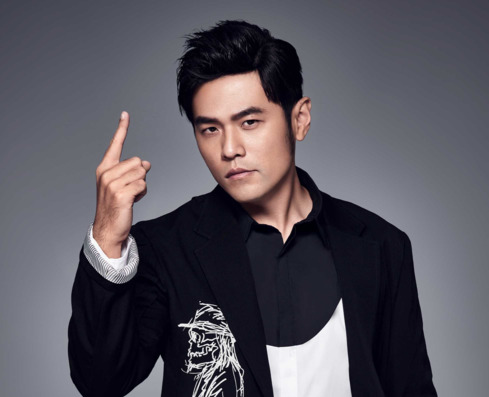
#> input picture FACE/k1.jpg, 489 x 397 px
$ python '5人脸识别.py'
#> lines starting #> are read from the running program, lines starting #| are printed output that depends on the picture; after the words box and inside, x2 and y2 are one past the last pixel; in counts of white or black regions, pixels touching at a corner belong together
#> further down, img is the input picture: shape (397, 489, 3); mean B, G, R 93.6, 84.8, 88
import cv2 as cv


# 人脸检测函数
def face_detect_demo():
    # 转换为灰度图像
    gray = cv.cvtColor(img, cv.COLOR_BGR2GRAY)
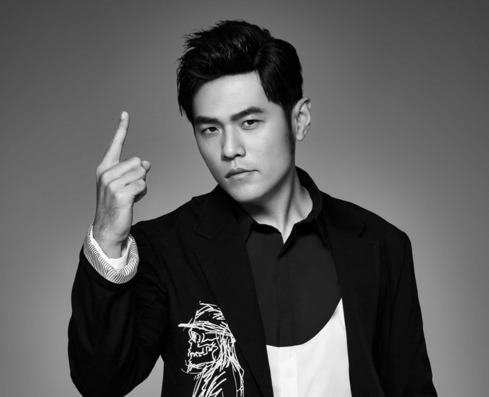
#> gray: shape (397, 489); min 0, max 255, mean 86.8

    # 加载特征数据
    face_detector = cv.CascadeClassifier(cv.data.haarcascades + 'haarcascade_frontalface_default.xml')

    # 检测人脸
    faces = face_detector.detectMultiScale(gray)
#> faces = [[175, 80, 112, 112]]
    for x, y, w, h in faces:
        cv.rectangle(img, (x, y), (x + w, y + h), color=(0, 255, 255), thickness=4)
#> this loop made 1 pass
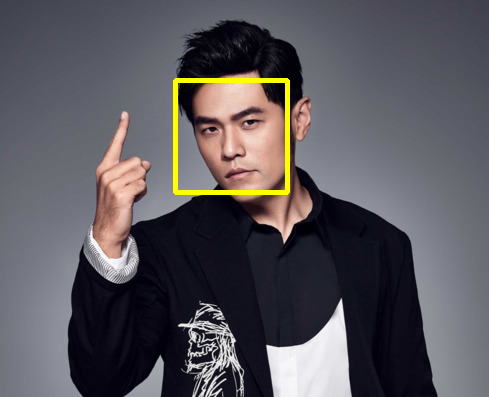
#> img: shape (397, 489, 3); 1.15% of pixels changed, all inside (x1, y1, x2, y2) = (173, 78, 290, 195)
    # 显示结果
    cv.imshow('result', img)

# 加载图像
img = cv.imread('k1.jpg')
if img is None:
    print("Error: 图像文件未找到或无法加载！")
    exit()

# 调用人脸检测函数
face_detect_demo()

# 等待按键并关闭窗口
cv.waitKey(0)
cv.destroyAllWindows()

$ run again, with FACE/k3.jpg copied over FACE/k1.jpg
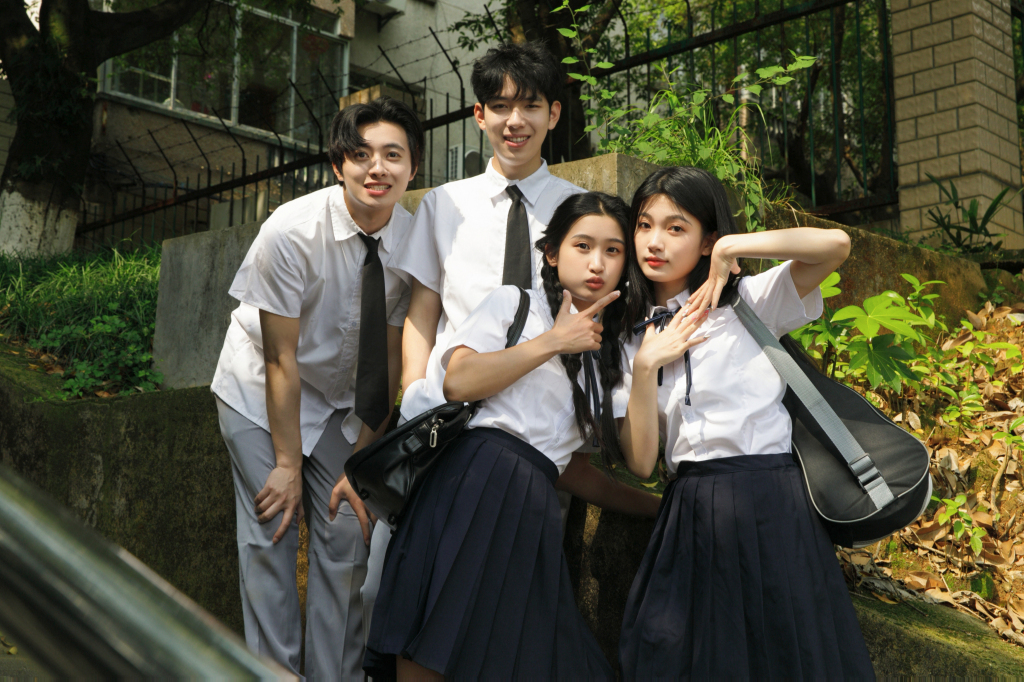
#> input picture FACE/k3.jpg, 1024 x 682 px
#> img is the input picture: shape (682, 1024, 3); mean B, G, R 60.6, 78.3, 79
#> in face_detect_demo, `gray = cv.cvtColor(img, cv.COLOR_BGR2GRAY)`:
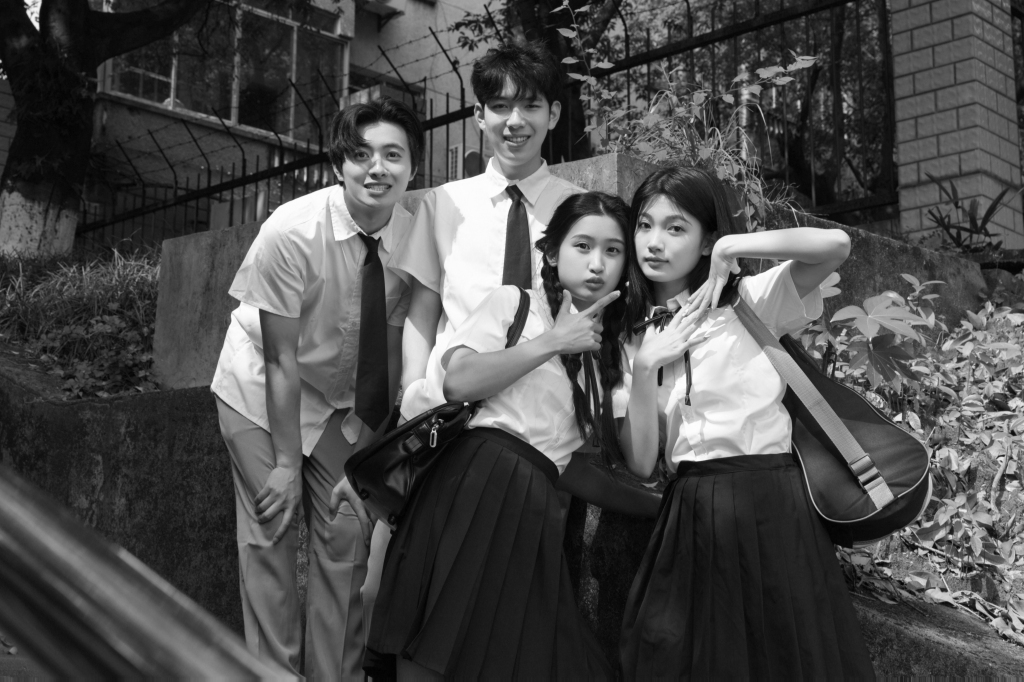
#> gray: shape (682, 1024); min 1, max 255, mean 76.5
#> faces = [[304, 475, 58, 58], [336, 121, 85, 85], [620, 197, 82, 82], [554, 215, 85, 85], [471, 72, 89, 89]]
#> the loop in face_detect_demo, `for x, y, w, h in faces:` made 5 passes
#> after the loop in face_detect_demo, `for x, y, w, h in faces:`:
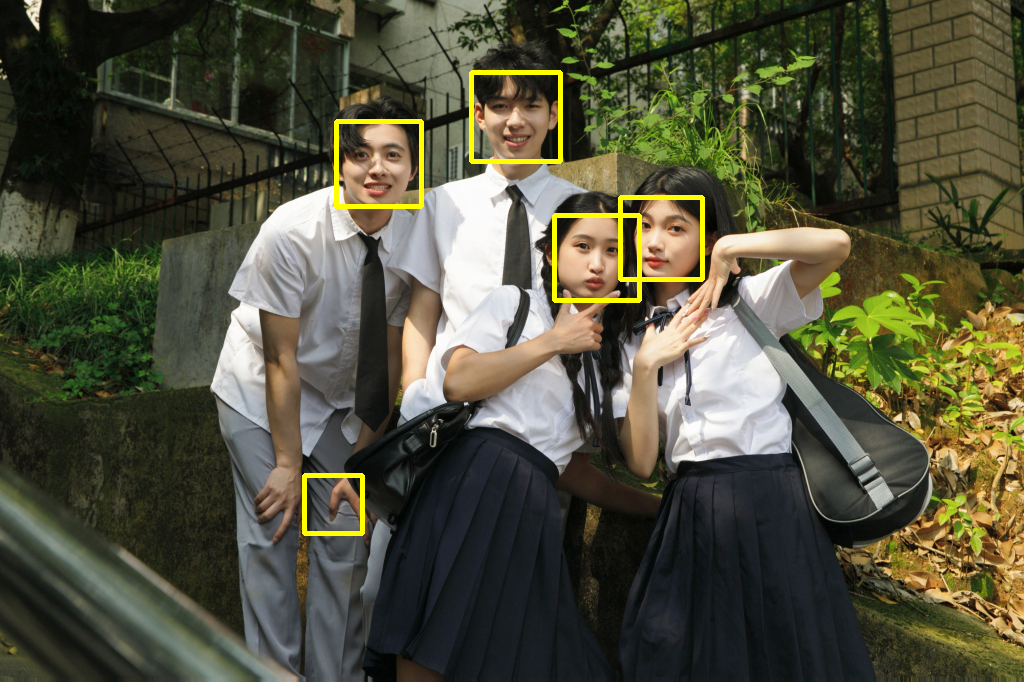
#> img: shape (682, 1024, 3); 1.13% of pixels changed, all inside (x1, y1, x2, y2) = (302, 70, 705, 536)
